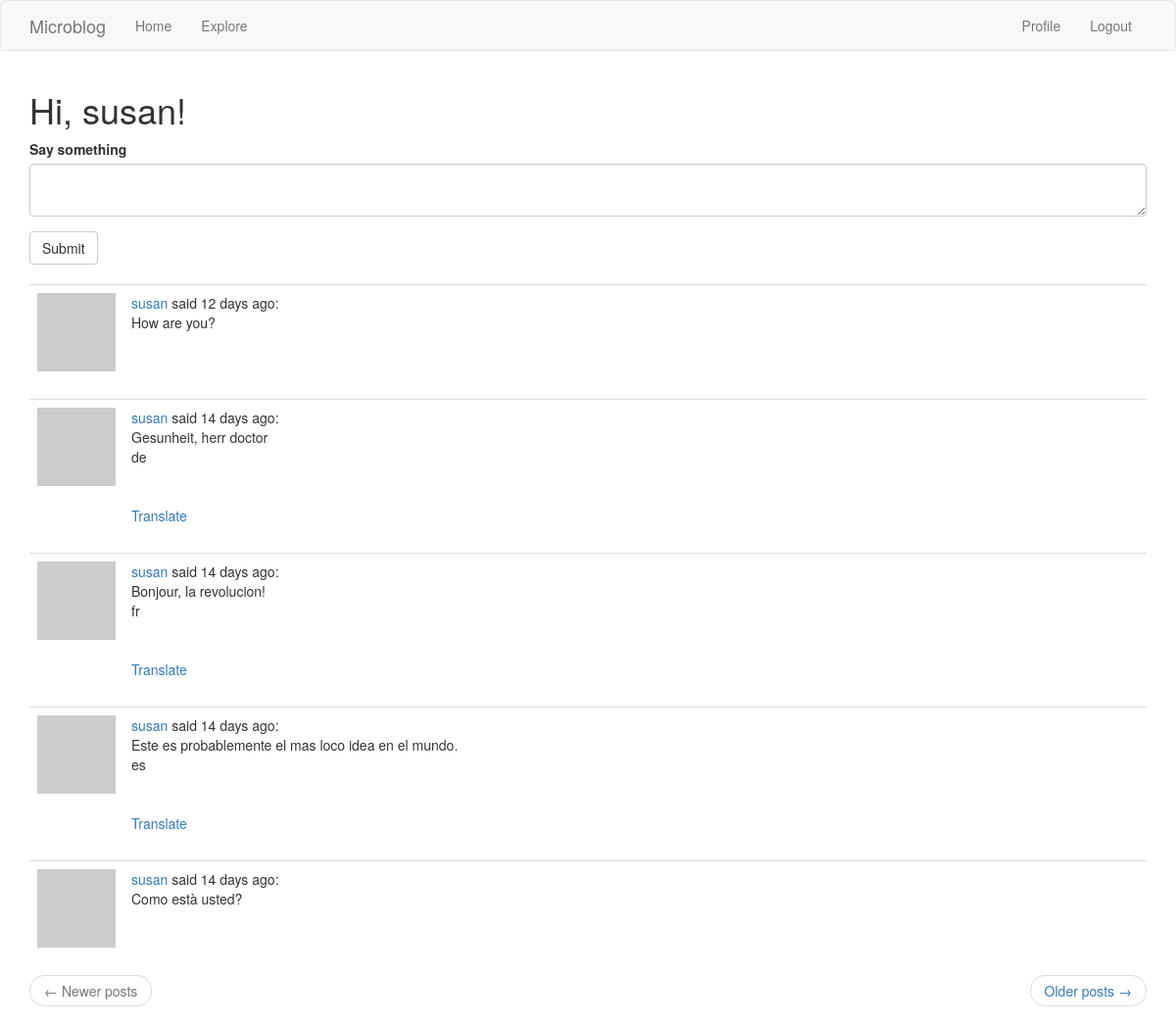
The app's page /index (signed in) with its own data.
### app/models.py (models this page shows, shortened)
class User(UserMixin, db.Model):
    id = db.Column(db.Integer, primary_key=True)
    username = db.Column(db.String(64), index=True, unique=True)
    email = db.Column(db.String(120), index=True, unique=True)
    password_hash = db.Column(db.String(128))
    posts = db.relationship('Post', backref='author', lazy='dynamic')
    about_me = db.Column(db.String(140))
    last_seen = db.Column(db.DateTime, default=datetime.utcnow)
    followed = db.relationship(
        'User', secondary=followers,
        primaryjoin=(followers.c.follower_id == id),
        secondaryjoin=(followers.c.followed_id == id),
        backref=db.backref('followers', lazy='dynamic'), lazy='dynamic')
    def avatar(self, size):
        digest = md5(self.email.lower().encode('utf-8')).hexdigest()
        return 'https://www.gravatar.com/avatar/{}?d=identicon&s={}'.format(
            digest, size)
    def followed_posts(self):
        followed = Post.query.join(
            followers, (followers.c.followed_id == Post.user_id)).filter(
                followers.c.follower_id == self.id)
        own = Post.query.filter_by(user_id=self.id)
        return followed.union(own).order_by(Post.timestamp.desc())

class Post(db.Model):
    id = db.Column(db.Integer, primary_key=True)
    body = db.Column(db.String(140))
    timestamp = db.Column(db.DateTime, index=True, default=datetime.utcnow)
    user_id = db.Column(db.Integer, db.ForeignKey('user.id'))
    language = db.Column(db.String(5))

### app/routes.py (the view, shortened to what this page needs)
@app.route('/', methods=['GET', 'POST'])
@app.route('/index', methods=['GET', 'POST'])
@login_required
def index():
    form = PostForm()
    page = request.args.get('page', 1, type=int)
    posts = current_user.followed_posts().paginate(
        page, app.config['POSTS_PER_PAGE'], False)
    next_url = url_for('index', page=posts.next_num) \
        if posts.has_next else None
    prev_url = url_for('index', page=posts.prev_num) \
        if posts.has_prev else None
    return render_template('index.html', title=_('Home'), form=form,
                           posts=posts.items, next_url=next_url,
                           prev_url=prev_url)

### app/forms.py
class PostForm(FlaskForm):
    post = TextAreaField(_l('Say something'), validators=[DataRequired()])
    submit = SubmitField(_l('Submit'))

### app/models.py (called while the page is built)
@login.user_loader
def load_user(id):
    return User.query.get(int(id))

### app/routes.py (called while the page is built)
@app.before_request
def before_request():
    if current_user.is_authenticated:
        current_user.last_seen = datetime.utcnow()
        db.session.commit()
    g.locale = str(get_locale())

### app/templates/index.html
{% extends "base.html" %}
{% import 'bootstrap/wtf.html' as wtf %}
{% block app_content %}
    <h1>{{ _('Hi, %(username)s!', username=current_user.username) }}</h1>
    {% if form %}
    {{ wtf.quick_form(form) }}
    <br>
    {% endif %}
    {% for post in posts %}
        {% include '_post.html' %}
    {% endfor %}
    <nav aria-label="...">
        <ul class="pager">
            <li class="previous{% if not prev_url %} disabled{% endif %}">
                <a href="{{ prev_url or '#' }}">
                    <span aria-hidden="true">&larr;</span> {{ _('Newer posts') }}
                </a>
            </li>
            <li class="next{% if not next_url %} disabled{% endif %}">
                <a href="{{ next_url or '#' }}">
                    {{ _('Older posts') }} <span aria-hidden="true">&rarr;</span>
                </a>
            </li>
        </ul>
    </nav>
{% endblock %}

### app/templates/_post.html
    <table class="table table-hover">
        <tr>
            <td width="70px">
                <a href="{{ url_for('user', username=post.author.username) }}">
                    <img src="{{ post.author.avatar(70) }}" />
                </a>
            </td>
            <td>
                    <a href="{{ url_for('user', username=post.author.username) }}">
                        {{ post.author.username }}
                    </a> said {{moment(post.timestamp).fromNow()}}:
                <br>
                <span id="post{{ post.id }}">{{ post.body }}</span>
                <br>
                <span>{{post.language}}</span>
                <br>
                {% if post.language and post.language != g.locale %}
                <br><br>
                <span id="translation{{ post.id }}">
                    <a href="javascript:translate(
                                '#post{{ post.id }}',
                                '#translation{{ post.id }}',
                                '{{ post.language }}',
                                '{{ g.locale }}');">{{ _('Translate') }}</a>
                </span>
                {% endif %}
            </td>
        </tr>
    </table>

### records on screen
Post: author.username "susan", timestamp "12 days ago", body "How are you?"
Post: author.username "susan", timestamp "14 days ago", body "Gesunheit, herr doctor", language "de"
Post: author.username "susan", timestamp "14 days ago", body "Bonjour, la revolucion!", language "fr"
Post: author.username "susan", timestamp "14 days ago", body "Este es probablemente el mas loco idea en el mundo.", language "es"
Post: author.username "susan", timestamp "14 days ago", body "Como està usted?"
